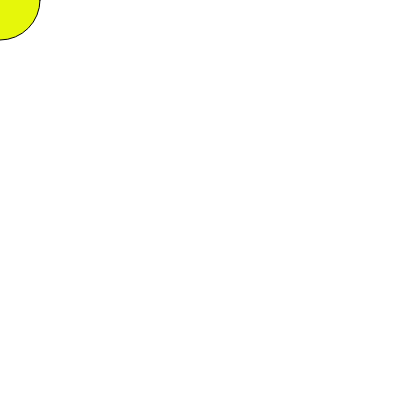
Frame 1 (no input)
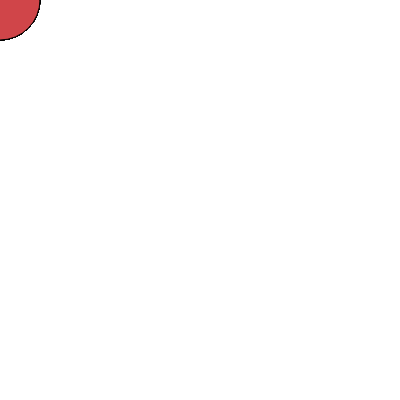
Frame 60 (no input)
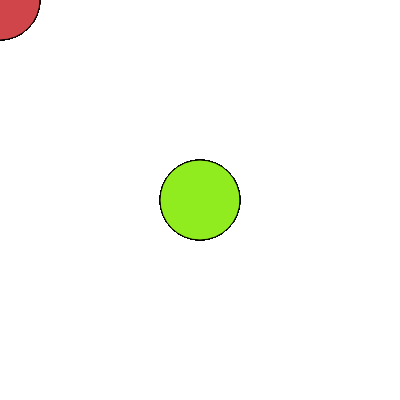
Frame 120 (the mouse pressed at the canvas centre since frame 60)

The p5.js sketch that drew these frames (run headless with seeded random() and noise() and a simulated clock; from frame 60 on, the mouse is pressed at the canvas centre):

// p5.js sketch
// ── sketch.js
function setup() {
  createCanvas(400, 400);
}

function draw() {
  [r,g,b] = getRandomColor();
  fill(r,g,b)
  ellipse(mouseX, mouseY, 80, 80);
}


function getRandomColor() {
  r = Math.floor(Math.random() * (255 - 0) ) + 0;
  g = Math.floor(Math.random() * (255 - 0) ) + 0;
  b = Math.floor(Math.random() * (255 - 0) ) + 0;
  return [r,g,b]
}
